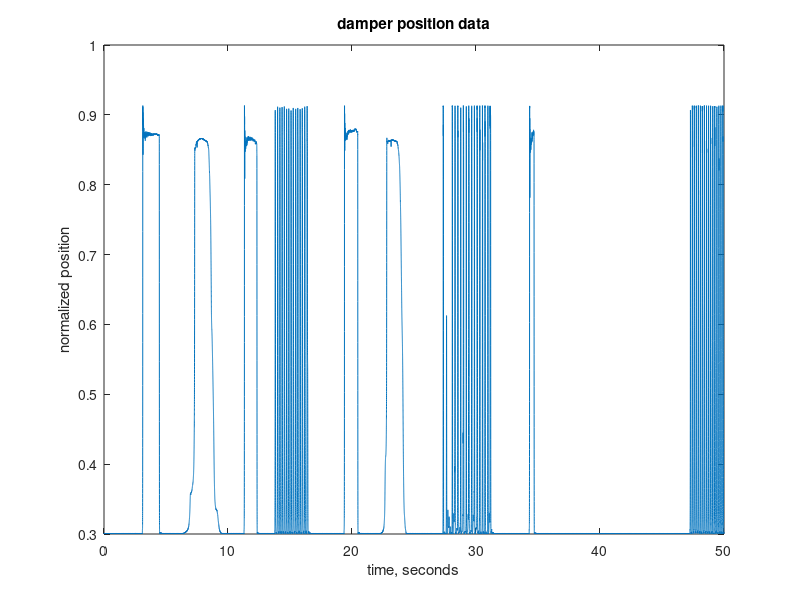

Recreate this plot in MATLAB.
% gcz, 2023
% 
% To use this file:
% 1. Install Octave or Matlab.
% 2. Type:
%      plot_damper_data
%    in the command window of Octave or Matlab.

clear;
load damper_2K_17b_fast_and_slow.txt;
d = damper_2K_17b_fast_and_slow;
t = [0:length(d)-1]/2000;

% Compute rise time as over this position range.
p0 = 0.4;
p1 = 0.8;

% Plot all data.
figure(1);
plot(t,d);
title('damper position data');
ylabel('normalized position');
xlabel('time, seconds');

% Print list of rise times.
fprintf("Damper Rise Times\n");
state = 0;
for i = 2:length(d),
  switch state
    case 0
      % Found start of a rising edge.
      if d(i) > p0 && d(i-1) < p0,
        start_time = t(i);
        state = 1;
      end;
    case 1
      % False hammer data.
      if d(i) < p0 && d(i-1) > p0,
        state = 0;
      end;
      % Got to 80% of max, so display rise time.
      if d(i) > p1 && d(i-1) < p1,
        fprintf("start time = %f, end time = %f, delta = %f seconds\n",
        start_time, t(i), t(i) - start_time);
        state = 0;
      end;
  end;
end;

% Print list of fall times.
fprintf("Damper Fall Times\n");
state = 0;
for i = 2:length(d),
  switch state
    case 0
      % Found start of a falling edge.
      if d(i) < p1 && d(i-1) > p1,
        start_time = t(i);
        state = 1;
      end;
    case 1
      % Got to 40% of max, so display fall time.
      if d(i) < p0 && d(i-1) > p0,
        fprintf("start time = %f, end time = %f, delta = %f seconds\n",
        start_time, t(i), t(i) - start_time);
        state = 0;
      end;
  end;
end;